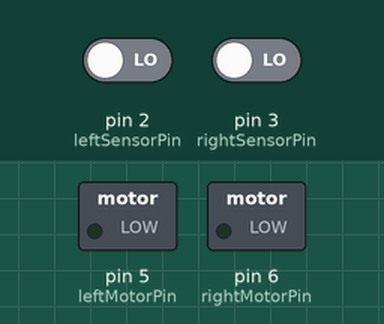
Recording of a sketch running on a simulated Arduino Uno, built with avr-gcc and run on an emulated ATmega328P. On the bench: switched loads named in the sketch (green lamp = pin HIGH). Inputs (shaded band) come from the test bench; at power-on: pin 2 (leftSensorPin) LOW, pin 3 (rightSensorPin) LOW.

Above: at 1.2 s.
1.3 s: pin 2 (leftSensorPin) driven HIGH
At 1.6 s:
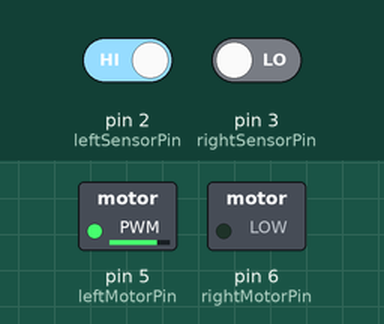
2.8 s: pin 3 (rightSensorPin) driven HIGH
At 4.0 s:
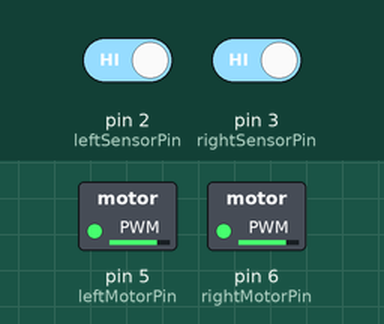
4.3 s: pin 2 (leftSensorPin) driven LOW
At 5.1 s:
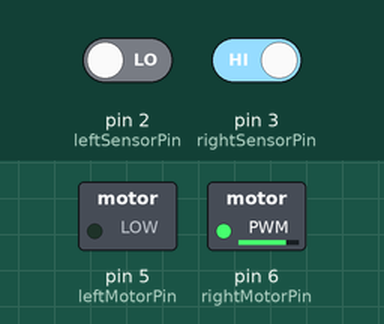
Timing chart, 0 to 7.3 s (numbered marks = the images above; inputs shaded):
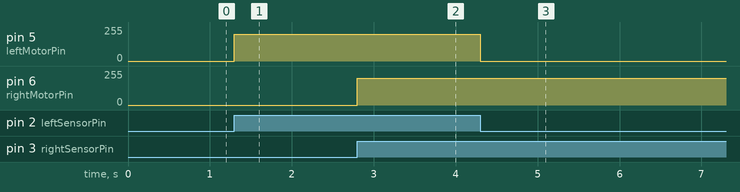

The sketch:

Line_Follower.ino
```cpp
int leftSensorPin = 2;  // Left infrared sensor connected to digital pin 2
int rightSensorPin = 3; // Right infrared sensor connected to digital pin 3
int leftMotorPin = 5;   // Left motor control pin (PWM) connected to digital pin 5
int rightMotorPin = 6;  // Right motor control pin (PWM) connected to digital pin 6

void setup() {
  pinMode(leftSensorPin, INPUT);
  pinMode(rightSensorPin, INPUT);
  pinMode(leftMotorPin, OUTPUT);
  pinMode(rightMotorPin, OUTPUT);
}

void loop() {
  int leftSensorValue = digitalRead(leftSensorPin);
  int rightSensorValue = digitalRead(rightSensorPin);

  // If both sensors are on the line, move forward
  if (leftSensorValue == HIGH && rightSensorValue == HIGH) {
    moveForward();
  }
  // If both sensors are off the line, stop
  else if (leftSensorValue == LOW && rightSensorValue == LOW) {
    stopMoving();
  }
  // If left sensor is on the line, turn right
  else if (leftSensorValue == HIGH) {
    turnRight();
  }
  // If right sensor is on the line, turn left
  else if (rightSensorValue == HIGH) {
    turnLeft();
  }
}

void moveForward() {
  analogWrite(leftMotorPin, 200);  // Left motor forward at half speed
  analogWrite(rightMotorPin, 200); // Right motor forward at half speed
}

void stopMoving() {
  analogWrite(leftMotorPin, 0);  // Left motor stop
  analogWrite(rightMotorPin, 0); // Right motor stop
}

void turnLeft() {
  analogWrite(leftMotorPin, 0);   // Left motor stop
  analogWrite(rightMotorPin, 200); // Right motor forward at half speed (turn left)
}

void turnRight() {
  analogWrite(leftMotorPin, 200);  // Left motor forward at half speed (turn right)
  analogWrite(rightMotorPin, 0);   // Right motor stop
}
```

Measured:
- after the input at 1.3 s, pin 5 (leftMotorPin): 0/255 → 200/255 at once
- after the input at 2.8 s, pin 6 (rightMotorPin): 0/255 → 200/255 at once
- after the input at 4.3 s, pin 5 (leftMotorPin): 200/255 → 0/255 at once
